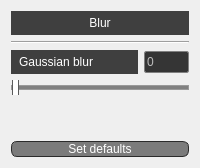
        <widget class="QWidget" name="BlurPage">
         <layout class="QVBoxLayout" name="verticalLayout_5">
          <item>
           <widget class="QLabel" name="blurPageLabel">
            <property name="styleSheet">
             <string notr="true">QLabel{
	background: rgb(63,63,63);
	color: white;
	padding: 5px;
	font: 700 10pt &quot;Arial&quot;;
}</string>
            </property>
            <property name="text">
             <string>Blur</string>
            </property>
            <property name="alignment">
             <set>Qt::AlignCenter</set>
            </property>
           </widget>
          </item>
          <item>
           <widget class="Line" name="separatorBlur">
            <property name="orientation">
             <enum>Qt::Horizontal</enum>
            </property>
           </widget>
          </item>
          <item>
           <layout class="QHBoxLayout" name="blurHorizontalLayout">
            <item>
             <widget class="QLabel" name="label">
              <property name="styleSheet">
               <string notr="true">QLabel{
	background: rgb(63,63,63);
	color: white;
	padding: 5px;
	font: 700 10pt &quot;Arial&quot;;
}</string>
              </property>
              <property name="text">
               <string>Gaussian blur</string>
              </property>
             </widget>
            </item>
            <item>
             <widget class="QSpinBox" name="blurIntValue">
              <property name="enabled">
               <bool>false</bool>
              </property>
              <property name="minimumSize">
               <size>
                <width>45</width>
                <height>0</height>
               </size>
              </property>
              <property name="maximumSize">
               <size>
                <width>45</width>
                <height>22</height>
               </size>
              </property>
              <property name="styleSheet">
               <string notr="true">QSpinBox{
	border:1px solid grey;
	border-radius:2px;
	background:rgb(53,53,53);
}
</string>
              </property>
              <property name="buttonSymbols">
               <enum>QAbstractSpinBox::NoButtons</enum>
              </property>
              <property name="showGroupSeparator" stdset="0">
               <bool>true</bool>
              </property>
              <property name="maximum">
               <number>50</number>
              </property>
             </widget>
            </item>
           </layout>
          </item>
          <item>
           <widget class="QSlider" name="blurSlider">
            <property name="styleSheet">
             <string notr="true">QSlider::groove:horizontal {
    border: 1px solid #999999;
    height: 3px; 
    background: grey;
    margin: 15px 0;
}
QSlider::handle:horizontal {
    background: white;
    border: 1px solid #5c5c5c;
    width: 5px;
    margin: -12px 0; 
    border-radius: 5px;
}</string>
            </property>
            <property name="maximum">
             <number>50</number>
            </property>
            <property name="pageStep">
             <number>0</number>
            </property>
            <property name="orientation">
             <enum>Qt::Horizontal</enum>
            </property>
            <property name="invertedAppearance">
             <bool>false</bool>
            </property>
           </widget>
          </item>
          <item>
           <spacer name="spacerBlur">
            <property name="orientation">
             <enum>Qt::Vertical</enum>
            </property>
            <property name="sizeHint" stdset="0">
             <size>
              <width>20</width>
              <height>40</height>
             </size>
            </property>
           </spacer>
          </item>
          <item>
           <widget class="QPushButton" name="setDefaultsBlur">
            <property name="styleSheet">
             <string notr="true">QPushButton{
	border: 1px solid rgb(43,43,43);
	border-radius: 6px;
	min-width: 30px;
	background: rgb(123, 123, 123);
	color:white;
}
QPushButton::pressed{
	background: rgb(83,83,83);
}
QPushButton::disabled{
	background: rgb(83,83,83);
}</string>
            </property>
            <property name="text">
             <string>Set defaults</string>
            </property>
           </widget>
          </item>
         </layout>
        </widget>
